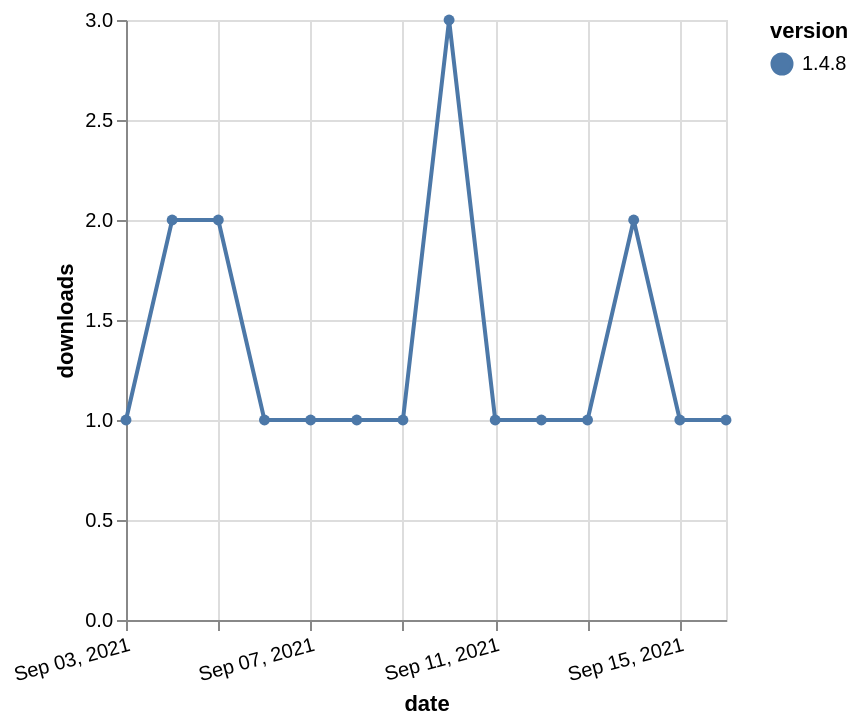

Vega-Lite specification for this chart:
### Vega-Lite specification from a JSON file in a GitHub repository (floating-point values rounded to 4 significant figures)
{"$schema": "https://vega.github.io/schema/vega-lite/v5.json", "description": "A simple bar chart with embedded data.", "data": {"values": [{"date": "2021-09-03", "total": 404, "delta": 1, "version": "1.4.8"}, {"date": "2021-09-04", "total": 406, "delta": 2, "version": "1.4.8"}, {"date": "2021-09-05", "total": 408, "delta": 2, "version": "1.4.8"}, {"date": "2021-09-06", "total": 409, "delta": 1, "version": "1.4.8"}, {"date": "2021-09-07", "total": 410, "delta": 1, "version": "1.4.8"}, {"date": "2021-09-08", "total": 411, "delta": 1, "version": "1.4.8"}, {"date": "2021-09-09", "total": 412, "delta": 1, "version": "1.4.8"}, {"date": "2021-09-10", "total": 415, "delta": 3, "version": "1.4.8"}, {"date": "2021-09-11", "total": 416, "delta": 1, "version": "1.4.8"}, {"date": "2021-09-12", "total": 417, "delta": 1, "version": "1.4.8"}, {"date": "2021-09-13", "total": 418, "delta": 1, "version": "1.4.8"}, {"date": "2021-09-14", "total": 420, "delta": 2, "version": "1.4.8"}, {"date": "2021-09-15", "total": 421, "delta": 1, "version": "1.4.8"}, {"date": "2021-09-16", "total": 422, "delta": 1, "version": "1.4.8"}]}, "width": "container", "mark": {"type": "line", "point": {"filled": true}}, "encoding": {"x": {"field": "date", "type": "temporal", "timeUnit": "yearmonthdate", "title": "date", "axis": {"labelAngle": -15}}, "y": {"field": "delta", "type": "quantitative", "title": "downloads"}, "color": {"field": "version", "type": "nominal"}, "tooltip": {"field": "delta"}}}
